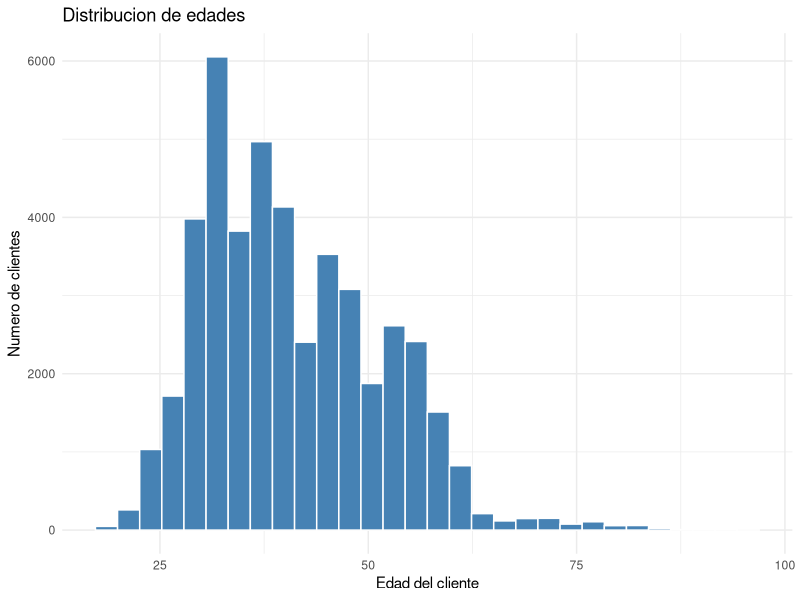
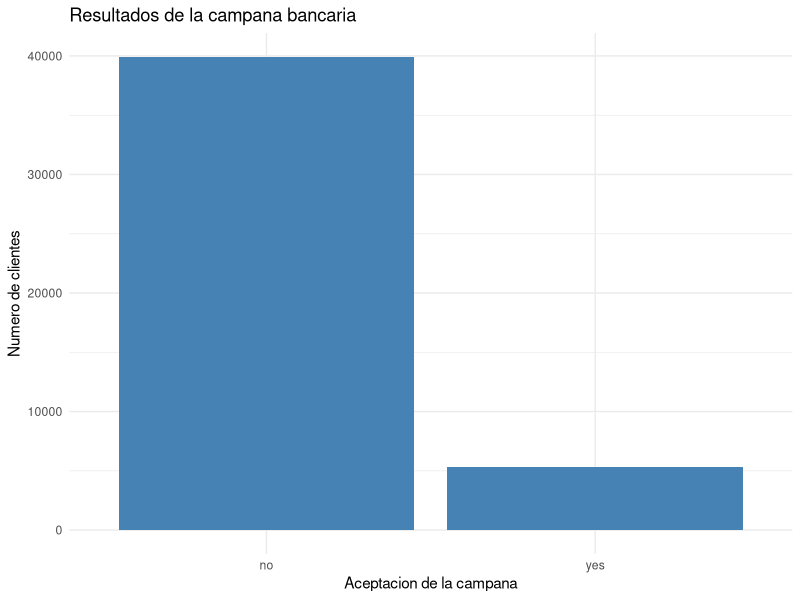
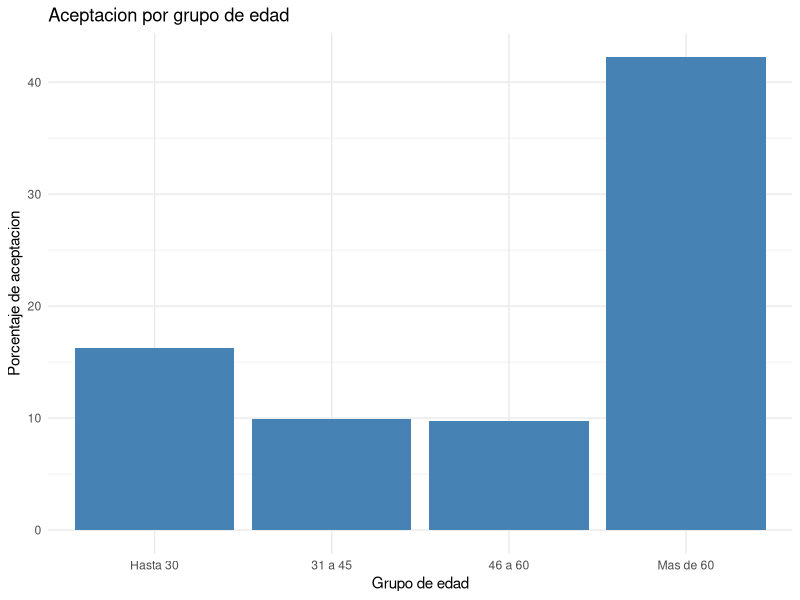
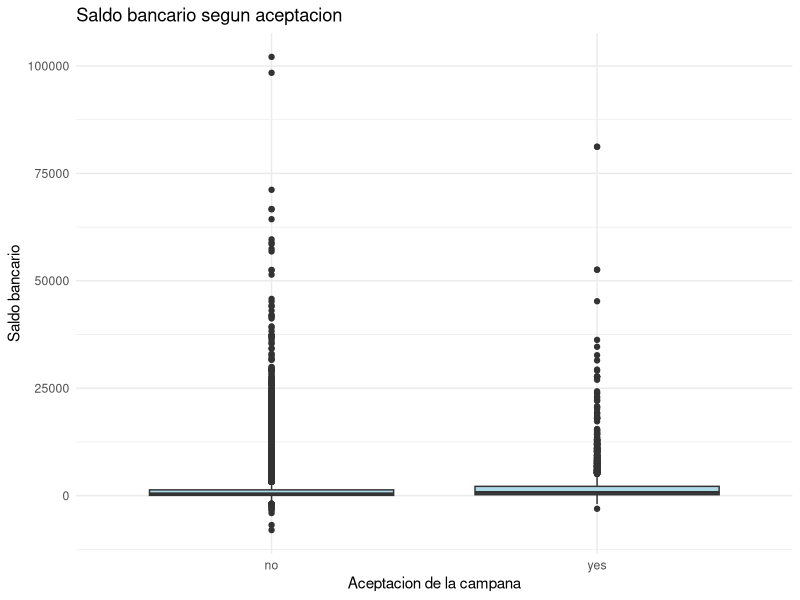
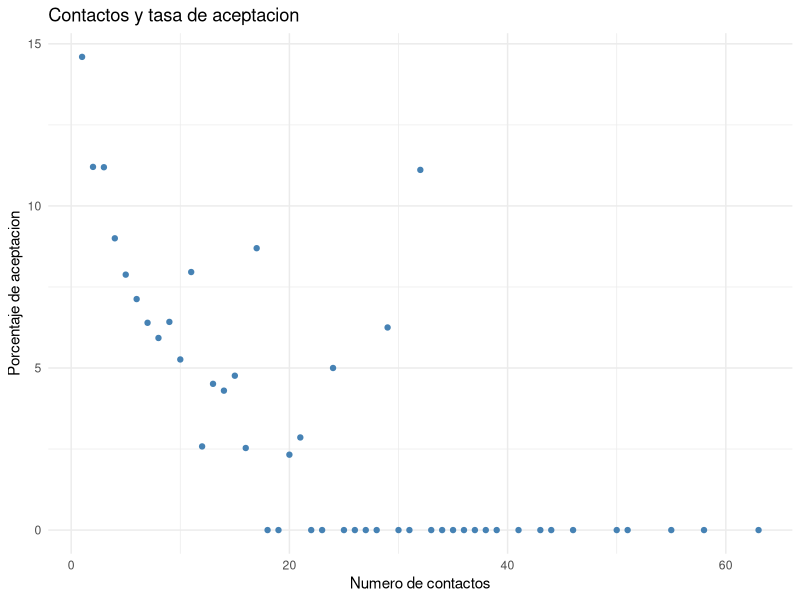
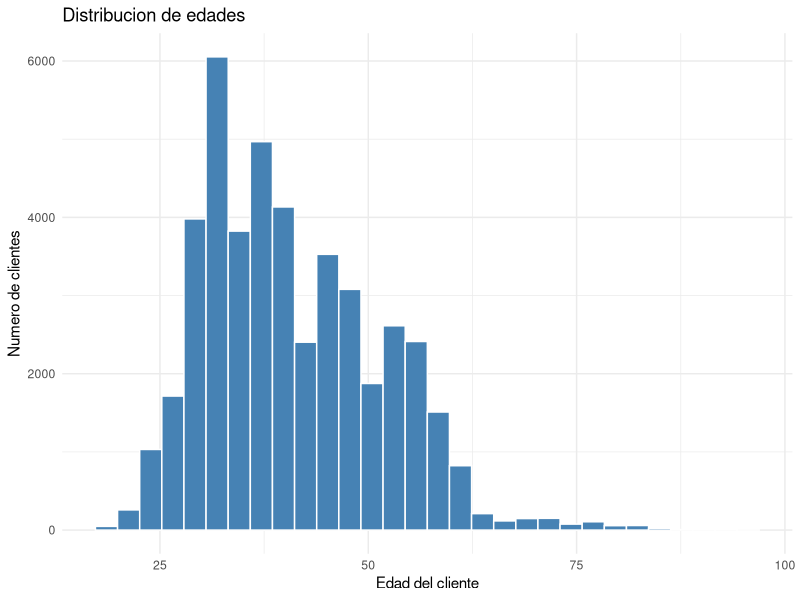
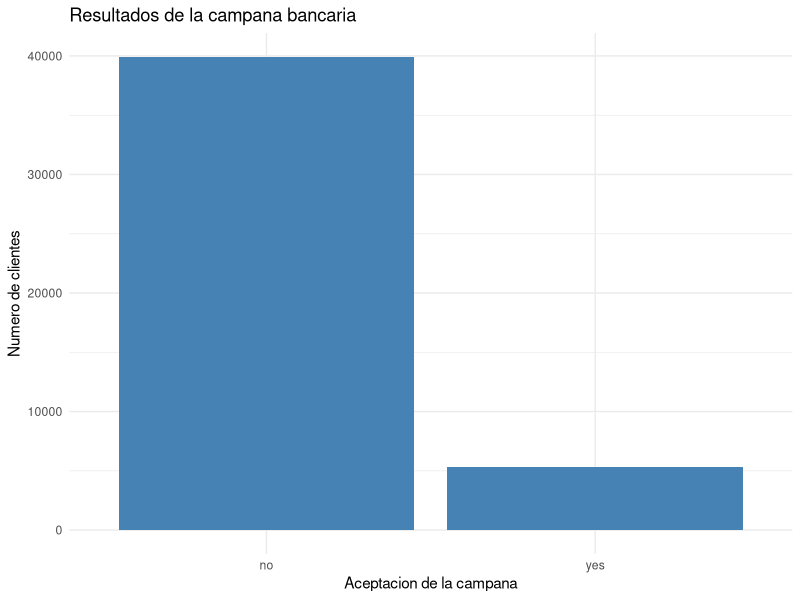
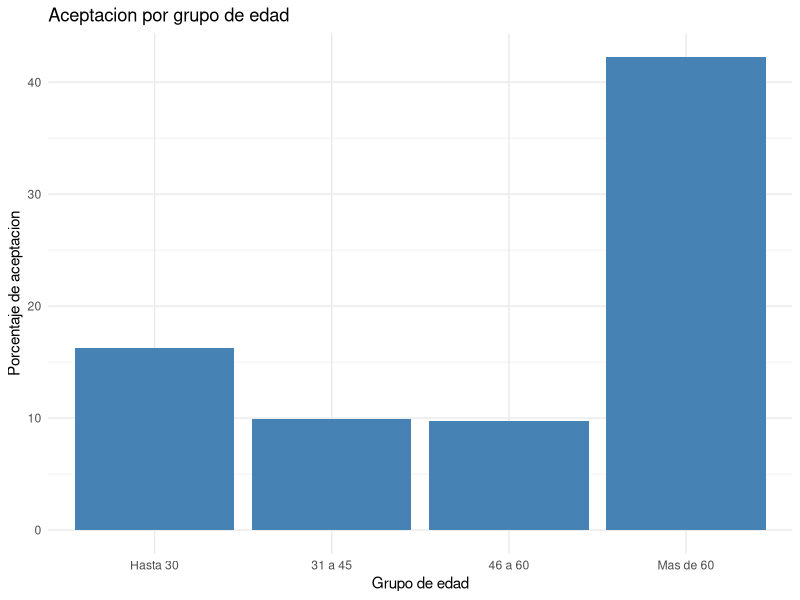

Write the R code that produced these figures, in order.

# PROYECTO FINAL DE ANALITICA DE NEGOCIOS
# Marketing bancario y comportamiento de los clientes
# Maria Camila Salamanca y Veronica Sandoval

# PARTE 1: IMPORTACION, REVISION Y LIMPIEZA DE DATOS

# 1. INSTALAR Y CARGAR LIBRERIAS
# Instalar readxl solamente si no esta instalada.
if (!requireNamespace("readxl", quietly = TRUE)) {
  install.packages("readxl")
}

# Cargar la libreria para leer archivos Excel.
library(readxl)

# 2. IMPORTAR LA BASE DE DATOS

# Leer la hoja bank-full del archivo Excel.
banco <- read_excel(
  "base de datos analitica .xlsx",
  sheet = "bank-full"
)

# Mostrar las primeras seis filas.
head(banco)

# Mostrar la cantidad de filas y columnas.
dim(banco)

# Conocer los nombres de las variables.
names(banco)

# Revisar el tipo de cada variable.
str(banco)

# 3. REVISION GENERAL DE LOS DATOS
# Obtener un resumen de todas las variables.
summary(banco)

# Contar los valores faltantes por variable.
colSums(is.na(banco))

# Contar las filas duplicadas.
sum(duplicated(banco))

# Revisar los resultados de la campaña bancaria.
table(banco$y)

# Calcular el porcentaje de clientes que aceptaron.
prop.table(table(banco$y)) * 100

# 4. PREPARAR LA VARIABLE DEPENDIENTE
# Crear una variable numerica para la aceptacion.
# El valor 1 significa que el cliente acepto.
# El valor 0 significa que el cliente no acepto.
banco$acepta <- ifelse(banco$y == "yes", 1, 0)

# Verificar la nueva variable.
table(banco$acepta)

# Calcular la tasa general de aceptacion.
mean(banco$acepta) * 100

# 5. PREPARAR LAS VARIABLES EXPLICATIVAS
# Convertir las variables categoricas en factores.
banco$job <- as.factor(banco$job)
banco$marital <- as.factor(banco$marital)
banco$education <- as.factor(banco$education)
banco$default <- as.factor(banco$default)
banco$housing <- as.factor(banco$housing)
banco$loan <- as.factor(banco$loan)
banco$contact <- as.factor(banco$contact)
banco$month <- as.factor(banco$month)
banco$poutcome <- as.factor(banco$poutcome)

# Verificar que las variables quedaron preparadas.
str(banco)

# 6. REVISAR LA BASE FINAL
# Contar nuevamente los registros.
nrow(banco)

# Mostrar las primeras observaciones preparadas.
head(banco)

# Verificar que la variable acepta no tenga faltantes.
sum(is.na(banco$acepta))


# PARTE 2: ESTADISTICAS DESCRIPTIVAS Y GRAFICOS

# 1. CARGAR LA LIBRERIA PARA LOS GRAFICOS
# Instalar ggplot2 si no esta instalada.
if (!requireNamespace("ggplot2", quietly = TRUE)) {
  install.packages("ggplot2")
}

# Cargar la libreria ggplot2.
library(ggplot2)


# 2. CREAR LA CARPETA DE RESULTADOS

# Crear una carpeta para guardar tablas y graficos.
dir.create("resultados", showWarnings = FALSE)


# 3. ESTADISTICAS DESCRIPTIVAS

# Seleccionar las variables numericas principales.
variables <- c("age", "balance", "duration",
               "campaign", "previous")

# Calcular el promedio de cada variable.
sapply(banco[variables], mean, na.rm = TRUE)

# Calcular el valor minimo.
sapply(banco[variables], min, na.rm = TRUE)

# Calcular el valor maximo.
sapply(banco[variables], max, na.rm = TRUE)

# Calcular la desviacion estandar.
sapply(banco[variables], sd, na.rm = TRUE)

# Crear una tabla descriptiva completa.
tabla_descriptiva <- data.frame(
  Variable = variables,
  Promedio = sapply(banco[variables], mean, na.rm = TRUE),
  Minimo = sapply(banco[variables], min, na.rm = TRUE),
  Maximo = sapply(banco[variables], max, na.rm = TRUE),
  Desviacion = sapply(banco[variables], sd, na.rm = TRUE)
)

# Mostrar la tabla.
print(tabla_descriptiva)

# Guardar la tabla en formato CSV.
write.csv(tabla_descriptiva,
          "resultados/tabla_descriptiva.csv",
          row.names = FALSE)


# 4. ANALISIS DE ACEPTACION BANCARIA

# Contar clientes que aceptaron y rechazaron.
table(banco$y)

# Calcular porcentajes de aceptacion y rechazo.
round(prop.table(table(banco$y)) * 100, 2)

# Calcular la tasa general de aceptacion.
mean(banco$acepta) * 100

# Comparar promedios entre quienes aceptaron y no.
aggregate(
  banco[variables],
  by = list(Aceptacion = banco$y),
  FUN = mean,
  na.rm = TRUE
)


# 5. TABLAS POR CARACTERISTICAS DEL CLIENTE

# Calcular aceptacion segun nivel educativo.
tabla_educacion <- aggregate(
  acepta ~ education,
  data = banco,
  FUN = mean
)

# Convertir la tasa a porcentaje.
tabla_educacion$acepta <- tabla_educacion$acepta * 100

# Mostrar los resultados.
print(tabla_educacion)


# Calcular aceptacion segun estado civil.
tabla_estado_civil <- aggregate(
  acepta ~ marital,
  data = banco,
  FUN = mean
)

# Convertir a porcentaje.
tabla_estado_civil$acepta <- tabla_estado_civil$acepta * 100

# Mostrar la tabla.
print(tabla_estado_civil)


# Calcular aceptacion segun prestamo personal.
tabla_prestamo <- aggregate(
  acepta ~ loan,
  data = banco,
  FUN = mean
)

# Convertir a porcentaje.
tabla_prestamo$acepta <- tabla_prestamo$acepta * 100

# Mostrar los resultados.
print(tabla_prestamo)


# 6. CREAR GRUPOS DE EDAD

# Clasificar a los clientes por rangos de edad.
banco$grupo_edad <- cut(
  banco$age,
  breaks = c(0, 30, 45, 60, Inf),
  labels = c("Hasta 30", "31 a 45",
             "46 a 60", "Mas de 60"),
  include.lowest = TRUE
)

# Calcular la tasa de aceptacion por grupo.
tabla_edad <- aggregate(
  acepta ~ grupo_edad,
  data = banco,
  FUN = mean
)

# Convertir a porcentaje.
tabla_edad$acepta <- tabla_edad$acepta * 100

# Mostrar la tabla.
print(tabla_edad)


# 7. GRAFICO DE DISTRIBUCION DE EDAD

# Crear un histograma de edades.
grafico_edad <- ggplot(banco, aes(x = age)) +
  geom_histogram(bins = 30, fill = "steelblue",
                 color = "white") +
  labs(
    title = "Distribucion de edades",
    x = "Edad del cliente",
    y = "Numero de clientes"
  ) +
  theme_minimal()

# Mostrar el grafico.
print(grafico_edad)

# Guardar el grafico.
ggsave("resultados/grafico_edad.png",
       plot = grafico_edad, width = 8, height = 5)


# 8. GRAFICO DE ACEPTACION BANCARIA

# Crear un grafico de aceptacion y rechazo.
grafico_aceptacion <- ggplot(banco, aes(x = y)) +
  geom_bar(fill = "steelblue") +
  labs(
    title = "Resultados de la campana bancaria",
    x = "Aceptacion de la campana",
    y = "Numero de clientes"
  ) +
  theme_minimal()

# Mostrar el grafico.
print(grafico_aceptacion)

# Guardar el grafico.
ggsave("resultados/grafico_aceptacion.png",
       plot = grafico_aceptacion,
       width = 8, height = 5)


# 9. GRAFICO DE ACEPTACION POR EDAD

# Crear un grafico con los porcentajes por edad.
grafico_grupo_edad <- ggplot(
  tabla_edad,
  aes(x = grupo_edad, y = acepta)
) +
  geom_col(fill = "steelblue") +
  labs(
    title = "Aceptacion por grupo de edad",
    x = "Grupo de edad",
    y = "Porcentaje de aceptacion"
  ) +
  theme_minimal()

# Mostrar el grafico.
print(grafico_grupo_edad)

# Guardar el grafico.
ggsave("resultados/grafico_grupo_edad.png",
       plot = grafico_grupo_edad,
       width = 8, height = 5)


# 10. GRAFICO DE SALDO BANCARIO

# Comparar el saldo entre clientes que aceptaron y no.
grafico_saldo <- ggplot(
  banco,
  aes(x = y, y = balance)
) +
  geom_boxplot(fill = "lightblue") +
  labs(
    title = "Saldo bancario segun aceptacion",
    x = "Aceptacion de la campana",
    y = "Saldo bancario"
  ) +
  theme_minimal()

# Mostrar el grafico.
print(grafico_saldo)

# Guardar el grafico.
ggsave("resultados/grafico_saldo.png",
       plot = grafico_saldo,
       width = 8, height = 5)


# 11. GRAFICO DE CONTACTOS Y ACEPTACION

# Calcular aceptacion segun numero de contactos.
tabla_contactos <- aggregate(
  acepta ~ campaign,
  data = banco,
  FUN = mean
)

# Convertir la tasa a porcentaje.
tabla_contactos$acepta <- tabla_contactos$acepta * 100

# Crear grafico de dispersion.
grafico_contactos <- ggplot(
  tabla_contactos,
  aes(x = campaign, y = acepta)
) +
  geom_point(color = "steelblue") +
  labs(
    title = "Contactos y tasa de aceptacion",
    x = "Numero de contactos",
    y = "Porcentaje de aceptacion"
  ) +
  theme_minimal()

# Mostrar el grafico.
print(grafico_contactos)

# Guardar el grafico.
ggsave("resultados/grafico_contactos.png",
       plot = grafico_contactos,
       width = 8, height = 5)


# 12. GUARDAR LAS TABLAS ADICIONALES

# Guardar la tabla de aceptacion por educacion.
write.csv(tabla_educacion,
          "resultados/tabla_educacion.csv",
          row.names = FALSE)

# Guardar la tabla de aceptacion por estado civil.
write.csv(tabla_estado_civil,
          "resultados/tabla_estado_civil.csv",
          row.names = FALSE)

# Guardar la tabla de aceptacion por prestamos.
write.csv(tabla_prestamo,
          "resultados/tabla_prestamo.csv",
          row.names = FALSE)

# Guardar la tabla de aceptacion por edad.
write.csv(tabla_edad,
          "resultados/tabla_edad.csv",
          row.names = FALSE)

# Guardar la tabla de contactos.
write.csv(tabla_contactos,
          "resultados/tabla_contactos.csv",
          row.names = FALSE)


# 13. VERIFICAR LOS RESULTADOS

# Mostrar los archivos generados.
list.files("resultados")

# PARTE 3: MODELOS MPL Y LOGIT
# 1. PREPARAR LOS DATOS PARA LOS MODELOS

# Seleccionar las variables que utilizaremos.
variables_modelo <- c(
  "acepta", "campaign", "age", "balance",
  "job", "marital", "education", "default",
  "housing", "loan", "previous", "poutcome"
)

# Crear una base con las variables seleccionadas.
datos_modelo <- banco[, variables_modelo]

# Eliminar filas con valores faltantes, si existen.
datos_modelo <- na.omit(datos_modelo)

# Mostrar el numero de observaciones disponibles.
nrow(datos_modelo)

# Fijar una semilla para obtener resultados reproducibles.
set.seed(123)

# Seleccionar aleatoriamente el 80% para entrenamiento.
filas_entrenamiento <- sample(
  1:nrow(datos_modelo),
  size = floor(0.80 * nrow(datos_modelo))
)

# Crear la base de entrenamiento.
entrenamiento <- datos_modelo[filas_entrenamiento, ]

# Crear la base de prueba con el 20% restante.
prueba <- datos_modelo[-filas_entrenamiento, ]

# Revisar el tamaño de las dos bases.
nrow(entrenamiento)
nrow(prueba)


# 2. MODELO DE PROBABILIDAD LINEAL SIMPLE

# Estimar la aceptacion usando numero de contactos.
mpl_simple <- lm(
  acepta ~ campaign,
  data = entrenamiento
)

# Mostrar los resultados del modelo.
summary(mpl_simple)


# 3. MODELO DE PROBABILIDAD LINEAL CON CONTROLES

# Estimar la aceptacion considerando otras caracteristicas.
mpl_controles <- lm(
  acepta ~ campaign + age + balance +
    job + marital + education + default +
    housing + loan + previous + poutcome,
  data = entrenamiento
)

# Mostrar los resultados del modelo.
summary(mpl_controles)


# 4. MODELO LOGIT SIMPLE

# Estimar la probabilidad de aceptacion con campaign.
logit_simple <- glm(
  acepta ~ campaign,
  data = entrenamiento,
  family = binomial(link = "logit")
)

# Mostrar los resultados del modelo.
summary(logit_simple)

# 5. MODELO LOGIT CON CONTROLES

# Estimar la probabilidad con caracteristicas del cliente.
logit_controles <- glm(
  acepta ~ campaign + age + balance +
    job + marital + education + default +
    housing + loan + previous + poutcome,
  data = entrenamiento,
  family = binomial(link = "logit")
)

# Mostrar los resultados del modelo.
summary(logit_controles)


# 6. REVISAR LOS COEFICIENTES

# Mostrar coeficientes del MPL simple.
coef(mpl_simple)

# Mostrar coeficientes del MPL con controles.
coef(mpl_controles)

# Mostrar coeficientes del Logit simple.
coef(logit_simple)

# Mostrar coeficientes del Logit con controles.
coef(logit_controles)


# 7. ANALIZAR LA SIGNIFICANCIA ESTADISTICA

# Crear una tabla con los resultados del MPL.
tabla_mpl <- as.data.frame(
  summary(mpl_controles)$coefficients
)

# Mostrar los resultados.
print(tabla_mpl)

# Crear una tabla con los resultados del Logit.
tabla_logit <- as.data.frame(
  summary(logit_controles)$coefficients
)

# Mostrar los resultados.
print(tabla_logit)

# 8. INTERPRETAR LOS ODDS RATIOS DEL LOGIT

# Transformar los coeficientes del Logit.
odds_ratios <- exp(coef(logit_controles))

# Mostrar los odds ratios.
print(odds_ratios)

# 9. COMPARAR EL AJUSTE DE LOS MODELOS

# Mostrar R cuadrado del MPL simple.
summary(mpl_simple)$r.squared

# Mostrar R cuadrado del MPL con controles.
summary(mpl_controles)$r.squared

# Mostrar AIC del Logit simple.
AIC(logit_simple)

# Mostrar AIC del Logit con controles.
AIC(logit_controles)

# 10. GUARDAR LAS TABLAS DE RESULTADOS
# Guardar los coeficientes del MPL.
write.csv(
  tabla_mpl,
  "resultados/modelo_mpl.csv"
)

# Guardar los coeficientes del Logit.
write.csv(
  tabla_logit,
  "resultados/modelo_logit.csv"
)

# Crear una tabla con los odds ratios.
tabla_odds <- data.frame(
  Variable = names(odds_ratios),
  Odds_Ratio = as.numeric(odds_ratios)
)

# Guardar la tabla de odds ratios.
write.csv(
  tabla_odds,
  "resultados/odds_ratios.csv",
  row.names = FALSE
)


# 11. VERIFICAR LOS RESULTADOS

# Mostrar los archivos generados.
list.files("resultados")
